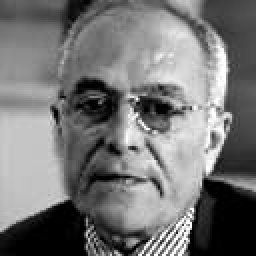
#> input picture processed_data/train/angry/image0002378.jpg, 128 x 128 px (shown 2 times larger); its folder holds 2 pictures in this run
$ python visualize_sample_pixel_intensity.py
#> lines starting #> are read from the running program, lines starting #| are printed output that depends on the picture
import os
import numpy as np
import matplotlib.pyplot as plt
from PIL import Image


def get_sample_pixel_intensity(data_folder, samples_per_class=5):
#> called with data_folder = '../processed_data/train', samples_per_class = 5
    sample_intensities = {}
    for class_folder in os.listdir(data_folder):
        class_path = os.path.join(data_folder, class_folder)
        if os.path.isdir(class_path):
            pixel_intensities = []
            image_files = [
                f
                for f in os.listdir(class_path)
                if f.endswith(".jpg") or f.endswith(".png")
            ][:samples_per_class]
            for filename in image_files:
                image_path = os.path.join(class_path, filename)
                with Image.open(image_path) as img:
#> img is the input picture: PIL image 128x128 L; min 0, max 255, mean 117.4
                    img = img.convert("L")  # Ensure the image is in grayscale
                    pixel_intensities.append(np.array(img).flatten())
            sample_intensities[class_folder] = pixel_intensities
    return sample_intensities


def plot_sample_pixel_intensity(sample_intensities):
    num_classes = len(sample_intensities)
    samples_per_class = len(next(iter(sample_intensities.values())))
    plt.figure(figsize=(15, num_classes * 2))

    for i, (class_name, intensity_list) in enumerate(sample_intensities.items()):
        for j, intensities in enumerate(intensity_list):
            plt.subplot(num_classes, samples_per_class, i * samples_per_class + j + 1)
            plt.hist(intensities, bins=256, alpha=0.75, density=True)
            plt.xlabel("Pixel Intensity")
            plt.ylabel("Frequency")
            plt.title(f"{class_name} Sample {j + 1}")


    plt.tight_layout()
    plt.show()
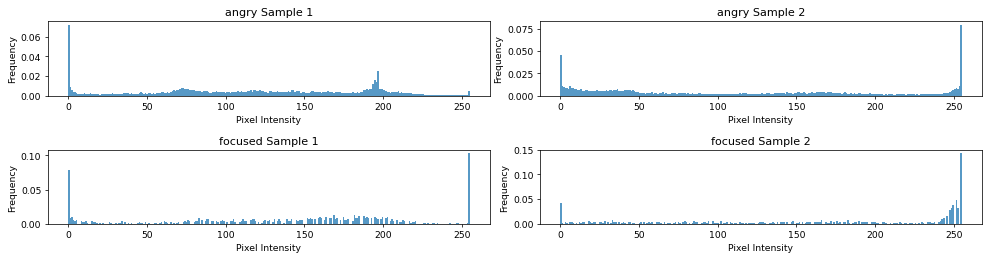
#> figure drawn by matplotlib, 4 panels; panel 1: tallest bar 0.0722 high, from x = 0 to 0.996; panel 2: tallest bar 0.0795 high, from x = 254 to 255; panel 3: tallest bar 0.103 high, from x = 254 to 255; panel 4: tallest bar 0.143 high, from x = 254 to 255


if __name__ == "__main__":
    data_folder = (
        "../processed_data/train"  # Use the folder where your processed images are stored
    )
    sample_intensities = get_sample_pixel_intensity(data_folder)
    plot_sample_pixel_intensity(sample_intensities)
